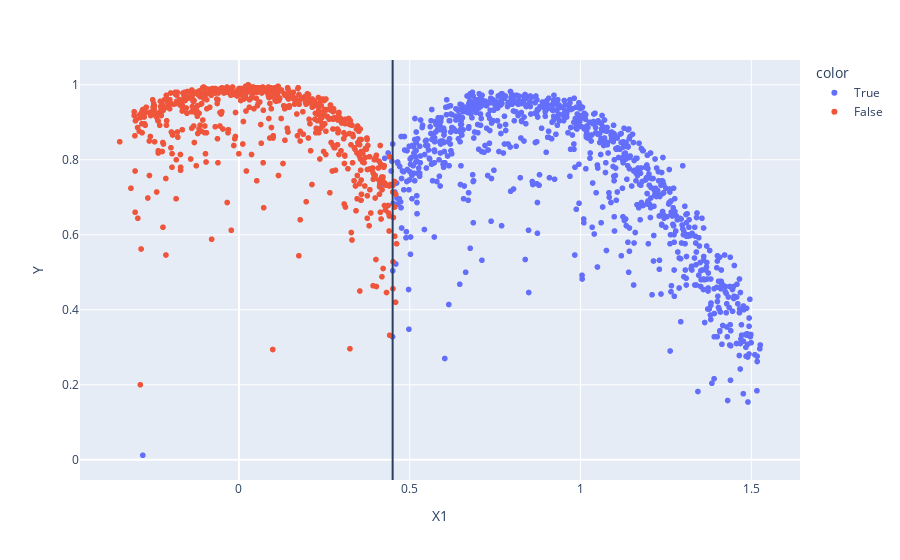

Source (notebook cell):
### Code cell
data = datasets.dgp_area_yield(**{**params, 'n_obs': 1500})

fig = px.scatter(x=data['X1'] ,y=data['Y'], color=data['D'], labels=dict(x="X1", y="Y"), hover_data={'X2': data['X2'], 'X1_act': data['X1_act'], 'X2_act': data['X2_act']}) 
fig.add_vline(x=params['treatment_dist'])

### Figure 1 — Plotly figure (JSON) as saved in the notebook; plotly's stock layout.template omitted (floating-point values rounded to 4 significant figures; data arrays with more than 128 entries replaced by an {"elided": "..."} marker saying what was removed)
{"data": [{"customdata": {"elided": "883x3 float values"}, "hovertemplate": "color=True<br>X1=%{x}<br>Y=%{y}<br>X2=%{customdata[0]}<br>X1_act=%{customdata[1]}<br>X2_act=%{customdata[2]}<extra></extra>", "legendgroup": "True", "marker": {"color": "#636efa", "symbol": "circle"}, "mode": "markers", "name": "True", "showlegend": true, "type": "scattergl", "x": {"elided": "883 float values"}, "xaxis": "x", "y": {"elided": "883 float values"}, "yaxis": "y"}, {"customdata": {"elided": "617x3 float values"}, "hovertemplate": "color=False<br>X1=%{x}<br>Y=%{y}<br>X2=%{customdata[0]}<br>X1_act=%{customdata[1]}<br>X2_act=%{customdata[2]}<extra></extra>", "legendgroup": "False", "marker": {"color": "#EF553B", "symbol": "circle"}, "mode": "markers", "name": "False", "showlegend": true, "type": "scattergl", "x": {"elided": "617 float values"}, "xaxis": "x", "y": {"elided": "617 float values"}, "yaxis": "y"}], "layout": {"autosize": true, "legend": {"title": {"text": "color"}, "tracegroupgap": 0}, "margin": {"t": 60}, "shapes": [{"type": "line", "x0": 0.45, "x1": 0.45, "xref": "x", "y0": 0, "y1": 1, "yref": "y domain"}], "xaxis": {"anchor": "y", "autorange": true, "domain": [0, 1], "range": [-0.4668, 1.644], "title": {"text": "X1"}, "type": "linear"}, "yaxis": {"anchor": "x", "autorange": true, "domain": [0, 1], "range": [-0.0645, 1.076], "title": {"text": "Y"}, "type": "linear"}}}
